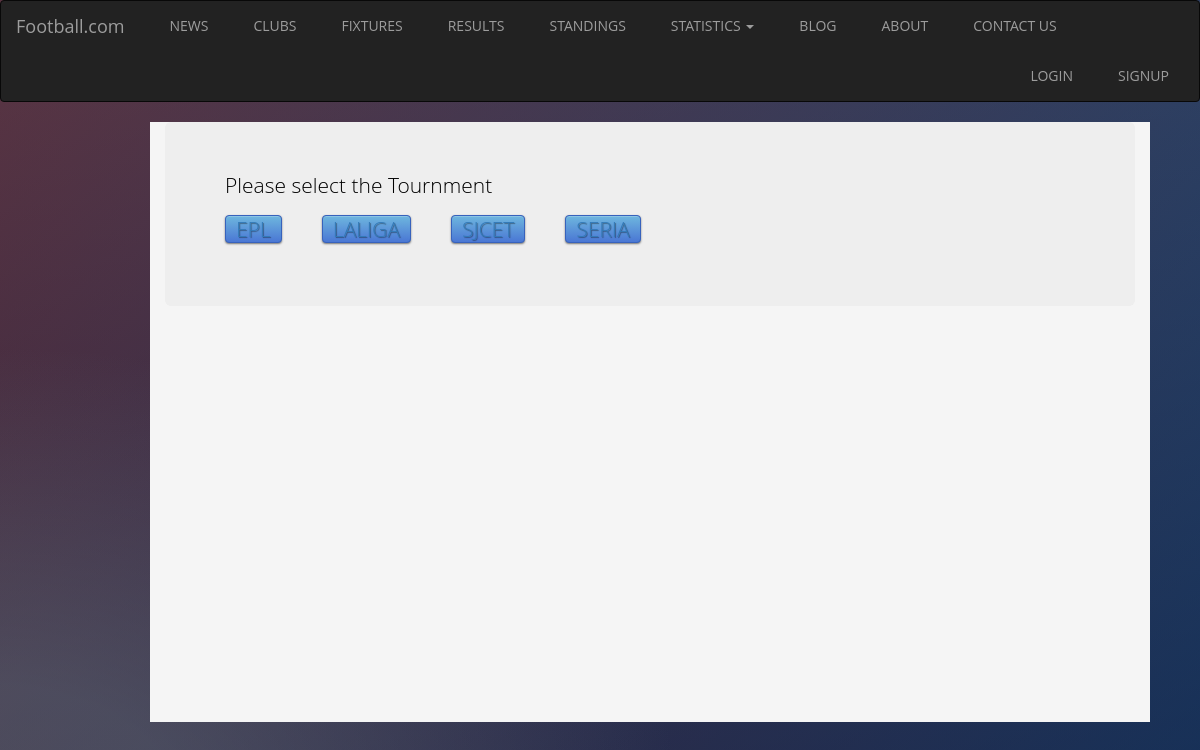
Before: /standings_tourlist with the older database file.
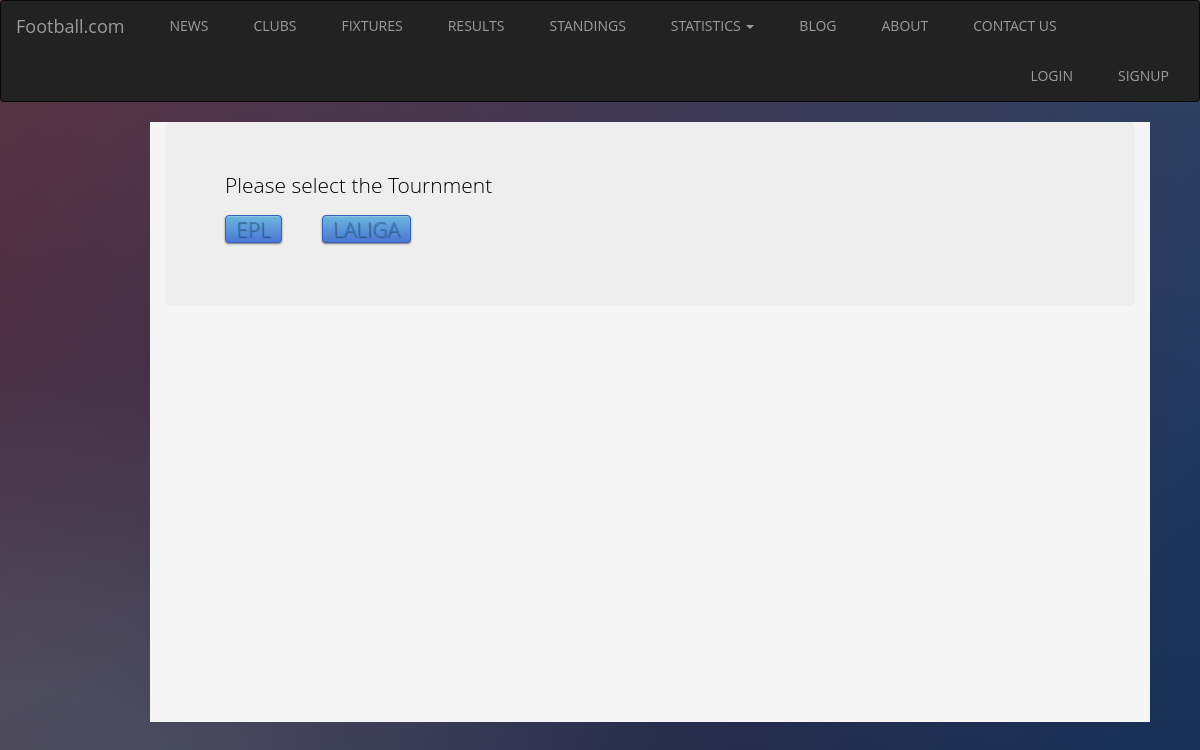
After: the same page with the newer database file.
### Manager/models.py (models this page shows, shortened)
class AddTournments(models.Model):
    t_name =models.CharField(max_length=30)
    t_venue = models.CharField(max_length=30)
    s_date = models.DateTimeField(default=timezone.now)
    e_date = models.DateTimeField(default=timezone.now)
    r_fee = models.IntegerField()

### Manager/views.py (the view)
# urls.py: url(r'^standings_tourlist', views.standing_tour_list),
def standing_tour_list(request):
    tourlist_cursor =connection.cursor()
    tourlist_cursor.execute("""
    SELECT DISTINCT Manager_addtournments.id,Manager_addtournments.t_name from Manager_tournmentregistration
	LEFT OUTER JOIN Manager_addtournments
	on
	(Manager_tournmentregistration.tr_name_id=Manager_addtournments.id)
    """)
    tourlist_dict = {}
    tourlist_dict =dictfetchall(tourlist_cursor)
    print(tourlist_dict)
    return render(request,'Manager/standings_tour_list.html',{'tourlist_dict':tourlist_dict})

### Manager/views.py (called while the page is built)
def dictfetchall(cursor):
    columns = [col[0] for col in cursor.description]
    return [
        dict(zip(columns, row))
        for row in cursor.fetchall()
    ]

### templates/Manager/standings_tour_list.html
<!DOCTYPE html>
{% extends 'Manager/indexbase.html'%}
{%load staticfiles%}
{% block indexblock%}
<link rel="stylesheet" href="{%static 'css/guest.css' %}">
<div class="container">
<div class="jumbotron">
    <p>Please select the Tournment</p>
  {% for t in tourlist_dict%}
      <p  class="btn btn-primary"> <a href="/standings/{{t.id}}">{{t.t_name}}</a></p> &nbsp &nbsp &nbsp &nbsp &nbsp
    {%endfor%}
</div>
</div>
{%endblock%}

Changed rows visible on the page:
removed AddTournments: t_name "SJCET"
removed AddTournments: t_name "SERIA"
